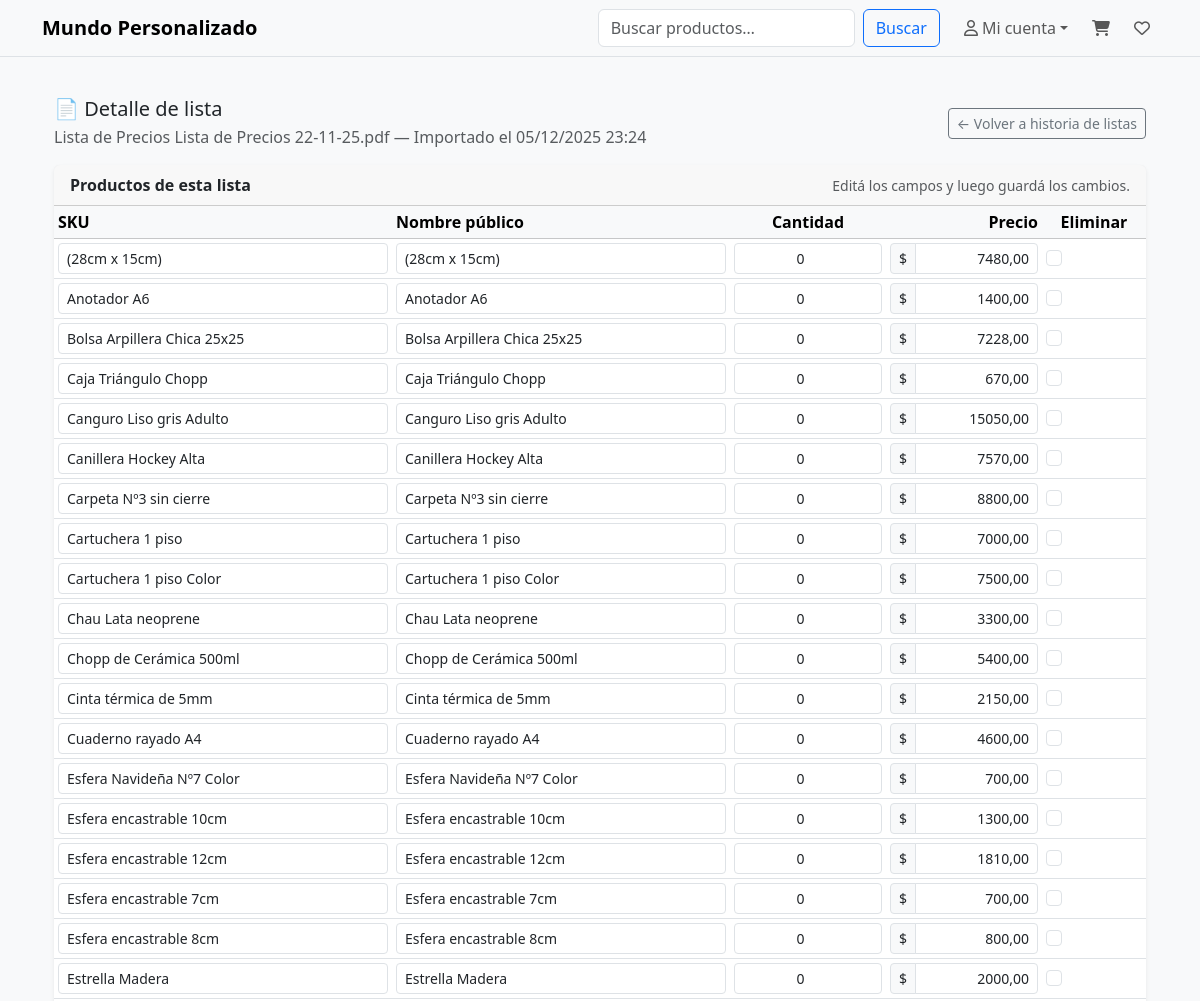
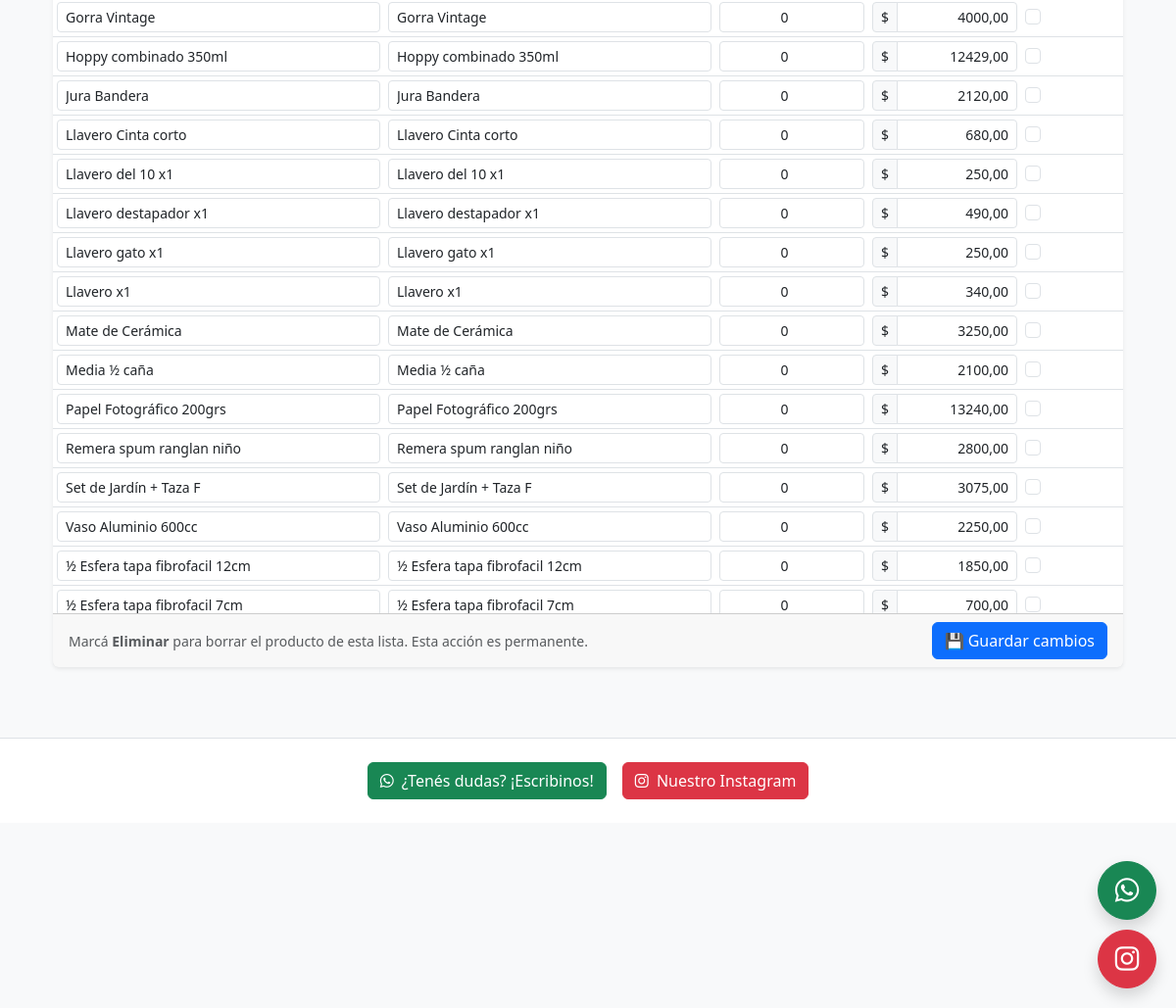
Page /owner/historia/listas/1/ (signed in) on the committed database (2 pictures, top to bottom).
### pdf/models.py (models this page shows, shortened)
class ListaPrecioPDF(models.Model):
    nombre = models.CharField(max_length=255)
    archivo_pdf = models.FileField(upload_to='listas_precios/')
    fecha_subida = models.DateTimeField(auto_now_add=True)

class ProductoPrecio(models.Model):
    class TechChoices(models.TextChoices):
        SUB = "SUB", "Sublimación"
        LAS = "LAS", "Grabado láser"
        D3  = "3D",  "Impresión 3D"
        OTR = "OTR", "Otro"
    lista_pdf = models.ForeignKey(
        ListaPrecioPDF,
        on_delete=models.SET_NULL,
        null=True,
        blank=True,
        related_name="productos",
    )
    sku = models.CharField(max_length=255, unique=True)
    nombre_publico = models.CharField(max_length=255)
    imagen = models.ImageField(upload_to='productos/', null=True, blank=True)
    precio = models.DecimalField(max_digits=10, decimal_places=2)
    stock = models.IntegerField(default=0)
    tech = models.CharField(
        max_length=3,
        choices=TechChoices.choices,
        blank=True,
        default="",
    )
    activo = models.BooleanField(default=True)
    created_at = models.DateTimeField(auto_now_add=True, null=True, blank=True)
    ultima_actualizacion = models.DateTimeField(auto_now=True, null=True, blank=True)

### owner/views.py (the view, shortened to what this page needs)
# urls.py: path("historia/listas/<int:lista_id>/", historia_lista_detalle, name="historia_lista_detalle"),
@login_required
def historia_lista_detalle(request, lista_id):
    if not _check_owner(request.user):
        raise PermissionDenied("No tienes permiso para ver esta página.")
    lista = get_object_or_404(ListaPrecioPDF, pk=lista_id)
    productos = ProductoPrecio.objects.filter(lista_pdf=lista).order_by("nombre_publico", "sku")
    return render(
        request,
        "pdf/historia_lista_detalle.html",
        {"lista": lista, "productos": productos},
    )

### cliente/context_processors.py (called while the page is built, shortened)
def carrito_y_favoritos(request):
    carrito = request.session.get("carrito", {})
    favoritos = request.session.get("favoritos", {})
    cart_items = []
    cart_total_qty = 0
    favorites_items = []
    return {
        "cart_items": cart_items,
        "cart_total_qty": cart_total_qty,
        "favorites_items": favorites_items,
        "favorites_count": len(favorites_items),
    }

### owner/views.py (called while the page is built)
def _check_owner(user):
    return getattr(user, "is_owner", False) or getattr(user, "is_superuser", False)

### pdf/templates/pdf/historia_lista_detalle.html (shortened to what this page needs)
{% extends "base.html" %}
{% block content %}
<div class="container py-4">
  <div class="d-flex justify-content-between align-items-center mb-3">
    <div>
      <h1 class="h5 mb-1">📄 Detalle de lista</h1>
      <p class="text-muted mb-0">
        Lista de Precios {{ lista.nombre }} — Importado el {{ lista.fecha_subida|date:"d/m/Y H:i" }}
      </p>
    </div>
    <a href="{% url 'historia_listas' %}" class="btn btn-sm btn-outline-secondary">
      ← Volver a historia de listas
    </a>
  </div>
  <form method="post">
    <div class="card shadow-sm border-0">
      <div class="card-header d-flex justify-content-between align-items-center">
        <span class="fw-semibold">Productos de esta lista</span>
        <small class="text-muted">Editá los campos y luego guardá los cambios.</small>
      </div>
      <div class="card-body p-0">
        <div class="table-responsive" style="max-height: 70vh; overflow-y:auto;">
          <table class="table table-sm align-middle mb-0">
            <thead class="table-light">
              <tr>
                <th style="width: 26%;">SKU</th>
                <th style="width: 26%;">Nombre público</th>
                <th style="width: 12%;" class="text-center">Cantidad</th>
                <th style="width: 12%;" class="text-end">Precio</th>
                <th style="width: 8%;" class="text-center">Eliminar</th>
              </tr>
            </thead>
            <tbody>
              {% for p in productos %}
              <tr>
                <td>
                  <input
                    type="text"
                    name="prod_{{ p.id }}_sku"
                    value="{{ p.sku }}"
                    class="form-control form-control-sm"
                  >
                </td>
                <td>
                  <input
                    type="text"
                    name="prod_{{ p.id }}_nombre"
                    value="{{ p.nombre_publico }}"
                    class="form-control form-control-sm"
                  >
                </td>
                <td class="text-center">
                  <input
                    type="number"
                    step="1"
                    min="0"
                    name="prod_{{ p.id }}_cantidad"
                    value="{{ p.cantidad|default:0 }}"
                    class="form-control form-control-sm text-center"
                  >
                </td>
                <td class="text-end">
                  <div class="input-group input-group-sm">
                    <span class="input-group-text">$</span>
                    <input
                      type="text"
                      name="prod_{{ p.id }}_precio"
                      value="{{ p.precio }}"
                      class="form-control form-control-sm text-end"
                    >
                  </div>
                </td>
                <td class="text-center">
                  <div class="form-check">
                    <input
                      class="form-check-input"
                      type="checkbox"
                      name="prod_{{ p.id }}_eliminar"
                      id="prod_{{ p.id }}_eliminar"
                    >
                  </div>
                </td>
              </tr>
              {% empty %}
              <tr>
                <td colspan="5" class="text-center text-muted py-4">
                  No hay productos en esta lista.
                </td>
              </tr>
              {% endfor %}
            </tbody>
          </table>
        </div>
      </div>
      <div class="card-footer d-flex justify-content-between align-items-center">
        <small class="text-muted">
          Marcá <strong>Eliminar</strong> para borrar el producto de esta lista. Esta acción es permanente.
        </small>
        <button type="submit" class="btn btn-primary">
          💾 Guardar cambios
        </button>
      </div>
    </div>
  </form>
</div>
{% endblock %}

### templates/base.html (shortened to what this page needs)
<!DOCTYPE html>
<html lang="es">
<head>
  <link href="https://cdn.jsdelivr.net/npm/bootstrap@5.3.3/dist/css/bootstrap.min.css" rel="stylesheet">
  <link rel="stylesheet" href="https://cdnjs.cloudflare.com/ajax/libs/font-awesome/6.4.2/css/all.min.css">
</head>
<body class="bg-light">
  <nav class="navbar navbar-expand-lg navbar-light bg-body-tertiary border-bottom mb-3">
    <div class="container">
      <a class="navbar-brand fw-semibold" href="{% url 'ver_catalogo_completo' %}">
        Mundo Personalizado
      </a>
      <div id="mainNav" class="collapse navbar-collapse">
        <form class="d-flex ms-auto my-2 my-lg-0" role="search" method="get"
          action="{% url 'ver_catalogo_completo' %}">
          <input class="form-control me-2" name="q" type="search" placeholder="Buscar productos…"
            value="{{ request.GET.q|default:'' }}">
          <button class="btn btn-outline-primary" type="submit">Buscar</button>
        </form>
        <ul class="navbar-nav ms-3 align-items-lg-center gap-2">
          {% if request.user.is_authenticated %}
          <li class="nav-item dropdown">
            <a class="nav-link dropdown-toggle d-flex align-items-center" href="#" role="button"
              data-bs-toggle="dropdown" aria-expanded="false">
              <i class="fa-regular fa-user me-1"></i>
              <span class="d-none d-lg-inline">
                {{ request.user.first_name|default:"Mi cuenta" }}
              </span>
            </a>
          </li>
          {% endif %}
          <li class="nav-item dropdown">
            <a class="nav-link position-relative" href="#" role="button" data-bs-toggle="dropdown"
              aria-expanded="false">
              <i class="fa-solid fa-cart-shopping"></i>
            </a>
          </li>
          <li class="nav-item dropdown">
            <a class="nav-link position-relative" href="#" role="button" data-bs-toggle="dropdown"
              aria-expanded="false">
              <i class="fa-regular fa-heart"></i>
            </a>
          </li>
        </ul>
      </div>
    </div>
  </nav>
  <main class="container mb-5">
    {% block content %}{% endblock %}
  </main>
  <footer class="bg-white border-top py-4 mt-auto">
    <div class="container">
      <div class="d-flex flex-column flex-md-row gap-3 justify-content-center">
        <a href="https://wa.me/message/NSO7K5POCXLKE1" target="_blank" class="btn btn-success">
          <i class="fab fa-whatsapp me-1"></i> ¿Tenés dudas? ¡Escribinos!
        </a>
        <a href="https://www.instagram.com/_mundo_personalizado/?next=%2F" target="_blank" class="btn btn-danger">
          <i class="fab fa-instagram me-1"></i> Nuestro Instagram
        </a>
      </div>
    </div>
  </footer>
  <div class="floating-btn">
    <a href="https://wa.me/message/NSO7K5POCXLKE1" target="_blank" class="btn btn-success shadow">
      <i class="fab fa-whatsapp"></i>
    </a>
    <a href="https://www.instagram.com/_mundo_personalizado/?next=%2F" target="_blank" class="btn btn-danger shadow">
      <i class="fab fa-instagram"></i>
    </a>
  </div>
</body>
</html>

### templates/base.html (style rules this page uses)
.floating-btn { position: fixed; bottom: 20px; right: 20px; z-index: 1050; }
.floating-btn a { display: block; margin-top: 10px; border-radius: 50%; width: 60px; height: 60px; font-size: 28px; display: flex; align-items: center; justify-content: center; }

### rows in the picture
ListaPrecioPDF: nombre "Lista de Precios 22-11-25.pdf", fecha_subida "05/12/2025 23:24"
ProductoPrecio: sku "(28cm x 15cm)", nombre_publico "(28cm x 15cm)", cantidad "0", precio "7480,00"
ProductoPrecio: sku "Anotador A6", nombre_publico "Anotador A6", cantidad "0", precio "1400,00"
ProductoPrecio: sku "Bolsa Arpillera Chica 25x25", nombre_publico "Bolsa Arpillera Chica 25x25", cantidad "0", precio "7228,00"
ProductoPrecio: sku "Caja Triángulo Chopp", nombre_publico "Caja Triángulo Chopp", cantidad "0", precio "670,00"
ProductoPrecio: sku "Canguro Liso gris Adulto", nombre_publico "Canguro Liso gris Adulto", cantidad "0", precio "15050,00"
ProductoPrecio: sku "Canillera Hockey Alta", nombre_publico "Canillera Hockey Alta", cantidad "0", precio "7570,00"
ProductoPrecio: sku "Carpeta Nº3 sin cierre", nombre_publico "Carpeta Nº3 sin cierre", cantidad "0", precio "8800,00"
ProductoPrecio: sku "Cartuchera 1 piso", nombre_publico "Cartuchera 1 piso", cantidad "0", precio "7000,00"
ProductoPrecio: sku "Cartuchera 1 piso Color", nombre_publico "Cartuchera 1 piso Color", cantidad "0", precio "7500,00"
ProductoPrecio: sku "Chau Lata neoprene", nombre_publico "Chau Lata neoprene", cantidad "0", precio "3300,00"
ProductoPrecio: sku "Chopp de Cerámica 500ml", nombre_publico "Chopp de Cerámica 500ml", cantidad "0", precio "5400,00"
ProductoPrecio: sku "Cinta térmica de 5mm", nombre_publico "Cinta térmica de 5mm", cantidad "0", precio "2150,00"
ProductoPrecio: sku "Cuaderno rayado A4", nombre_publico "Cuaderno rayado A4", cantidad "0", precio "4600,00"
ProductoPrecio: sku "Esfera Navideña Nº7 Color", nombre_publico "Esfera Navideña Nº7 Color", cantidad "0", precio "700,00"
ProductoPrecio: sku "Esfera encastrable 10cm", nombre_publico "Esfera encastrable 10cm", cantidad "0", precio "1300,00"
ProductoPrecio: sku "Esfera encastrable 12cm", nombre_publico "Esfera encastrable 12cm", cantidad "0", precio "1810,00"
ProductoPrecio: sku "Esfera encastrable 7cm", nombre_publico "Esfera encastrable 7cm", cantidad "0", precio "700,00"
ProductoPrecio: sku "Esfera encastrable 8cm", nombre_publico "Esfera encastrable 8cm", cantidad "0", precio "800,00"
ProductoPrecio: sku "Estrella Madera", nombre_publico "Estrella Madera", cantidad "0", precio "2000,00"
ProductoPrecio: sku "Gorra Vintage", nombre_publico "Gorra Vintage", cantidad "0", precio "4000,00"
ProductoPrecio: sku "Hoppy combinado 350ml", nombre_publico "Hoppy combinado 350ml", cantidad "0", precio "12429,00"
ProductoPrecio: sku "Jura Bandera", nombre_publico "Jura Bandera", cantidad "0", precio "2120,00"
ProductoPrecio: sku "Llavero Cinta corto", nombre_publico "Llavero Cinta corto", cantidad "0", precio "680,00"
ProductoPrecio: sku "Llavero del 10 x1", nombre_publico "Llavero del 10 x1", cantidad "0", precio "250,00"
ProductoPrecio: sku "Llavero destapador x1", nombre_publico "Llavero destapador x1", cantidad "0", precio "490,00"
ProductoPrecio: sku "Llavero gato x1", nombre_publico "Llavero gato x1", cantidad "0", precio "250,00"
ProductoPrecio: sku "Llavero x1", nombre_publico "Llavero x1", cantidad "0", precio "340,00"
ProductoPrecio: sku "Mate de Cerámica", nombre_publico "Mate de Cerámica", cantidad "0", precio "3250,00"
ProductoPrecio: sku "Media ½ caña", nombre_publico "Media ½ caña", cantidad "0", precio "2100,00"
ProductoPrecio: sku "Papel Fotográfico 200grs", nombre_publico "Papel Fotográfico 200grs", cantidad "0", precio "13240,00"
ProductoPrecio: sku "Remera spum ranglan niño", nombre_publico "Remera spum ranglan niño", cantidad "0", precio "2800,00"
ProductoPrecio: sku "Set de Jardín + Taza F", nombre_publico "Set de Jardín + Taza F", cantidad "0", precio "3075,00"
ProductoPrecio: sku "Vaso Aluminio 600cc", nombre_publico "Vaso Aluminio 600cc", cantidad "0", precio "2250,00"
ProductoPrecio: sku "½ Esfera tapa fibrofacil 12cm", nombre_publico "½ Esfera tapa fibrofacil 12cm", cantidad "0", precio "1850,00"
ProductoPrecio: sku "½ Esfera tapa fibrofacil 7cm", nombre_publico "½ Esfera tapa fibrofacil 7cm", cantidad "0", precio "700,00"

### other values in the picture
{{ request.user.first_name|default:"Mi cuenta" }} "Mi cuenta"
